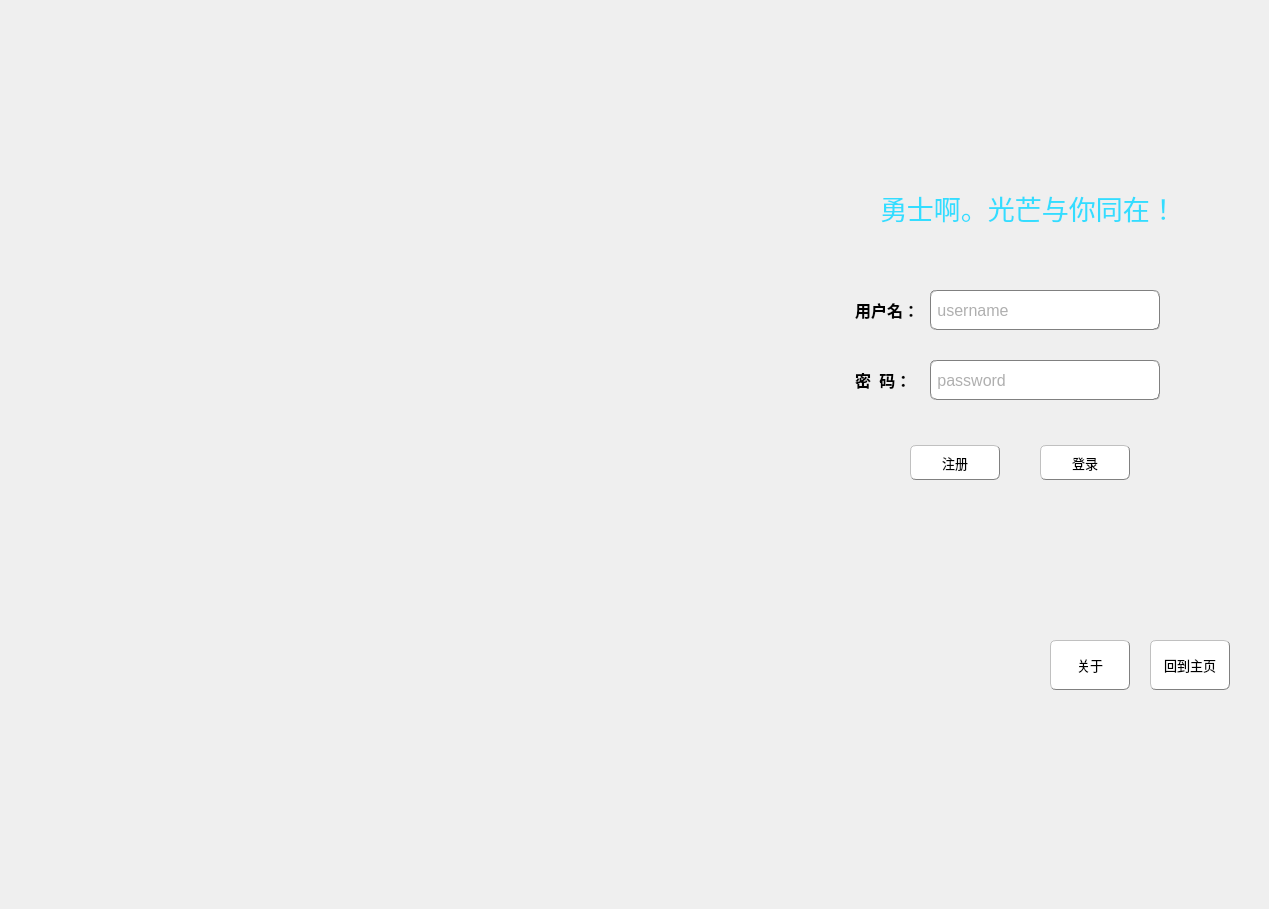
    <widget class="QWidget" name="login">
     <property name="styleSheet">
      <string notr="true">QWight {
	background-color: rgb(255, 255, 255);
}</string>
     </property>
     <widget class="QLabel" name="AL1S">
      <property name="geometry">
       <rect>
        <x>-50</x>
        <y>-10</y>
        <width>850</width>
        <height>900</height>
       </rect>
      </property>
      <property name="text">
       <string/>
      </property>
      <property name="pixmap">
       <pixmap resource="Resource.qrc">:/new/prefix1/Resource/BA_Arisu.png</pixmap>
      </property>
     </widget>
     <widget class="QFrame" name="frame">
      <property name="geometry">
       <rect>
        <x>820</x>
        <y>230</y>
        <width>400</width>
        <height>300</height>
       </rect>
      </property>
      <property name="styleSheet">
       <string notr="true">QFrame {
	border:0px;
	border-radius:6px;
	background-color: transparent;
}
QLabel {
	background-color: transparent;
}
QLineEdit{
	color: rgb(96, 96, 96);
	background-color: rgb(255, 255, 255);
	font-size:16px;
	border-style:outset;
	border-radius:6px;
	border:1px groove gray
}

QPushButton{
color: rgb(0, 0, 0);
background-color: rgb(255, 255, 255);
border:1px groove gray;
border-radius:6px;
padding:2px 4px;
border-style: outset;
}
QPushButton:hover{
	background-color: rgb(155, 222, 255);
color: black;
}
QPushButton:pressed{
	background-color: rgb(0, 128, 255);
border-style: inset;
}</string>
      </property>
      <property name="frameShape">
       <enum>QFrame::StyledPanel</enum>
      </property>
      <property name="frameShadow">
       <enum>QFrame::Raised</enum>
      </property>
      <widget class="QLineEdit" name="username">
       <property name="geometry">
        <rect>
         <x>110</x>
         <y>60</y>
         <width>230</width>
         <height>40</height>
        </rect>
       </property>
       <property name="placeholderText">
        <string> username</string>
       </property>
      </widget>
      <widget class="QLineEdit" name="password">
       <property name="geometry">
        <rect>
         <x>110</x>
         <y>130</y>
         <width>230</width>
         <height>40</height>
        </rect>
       </property>
       <property name="echoMode">
        <enum>QLineEdit::Password</enum>
       </property>
       <property name="placeholderText">
        <string> password</string>
       </property>
      </widget>
      <widget class="QPushButton" name="register_2">
       <property name="geometry">
        <rect>
         <x>90</x>
         <y>215</y>
         <width>90</width>
         <height>35</height>
        </rect>
       </property>
       <property name="font">
        <font>
         <family>黑体</family>
         <pointsize>10</pointsize>
        </font>
       </property>
       <property name="text">
        <string>注册</string>
       </property>
      </widget>
      <widget class="QPushButton" name="login_2">
       <property name="geometry">
        <rect>
         <x>220</x>
         <y>215</y>
         <width>90</width>
         <height>35</height>
        </rect>
       </property>
       <property name="font">
        <font>
         <family>黑体</family>
         <pointsize>10</pointsize>
        </font>
       </property>
       <property name="text">
        <string>登录</string>
       </property>
      </widget>
      <widget class="QLabel" name="label_1">
       <property name="geometry">
        <rect>
         <x>35</x>
         <y>70</y>
         <width>90</width>
         <height>20</height>
        </rect>
       </property>
       <property name="font">
        <font>
         <family>黑体</family>
         <pointsize>12</pointsize>
         <bold>true</bold>
        </font>
       </property>
       <property name="text">
        <string>用户名：</string>
       </property>
      </widget>
      <widget class="QLabel" name="label_2">
       <property name="geometry">
        <rect>
         <x>35</x>
         <y>140</y>
         <width>90</width>
         <height>20</height>
        </rect>
       </property>
       <property name="font">
        <font>
         <family>黑体</family>
         <pointsize>12</pointsize>
         <bold>true</bold>
        </font>
       </property>
       <property name="text">
        <string>密  码：</string>
       </property>
      </widget>
     </widget>
     <widget class="QLabel" name="label">
      <property name="geometry">
       <rect>
        <x>880</x>
        <y>190</y>
        <width>380</width>
        <height>35</height>
       </rect>
      </property>
      <property name="font">
       <font>
        <family>小赖字体 SC</family>
        <pointsize>20</pointsize>
        <bold>false</bold>
       </font>
      </property>
      <property name="styleSheet">
       <string notr="true">color: rgb(51, 221, 255);</string>
      </property>
      <property name="text">
       <string>勇士啊。光芒与你同在！</string>
      </property>
     </widget>
     <widget class="QPushButton" name="page2_to_page1">
      <property name="geometry">
       <rect>
        <x>1150</x>
        <y>640</y>
        <width>80</width>
        <height>50</height>
       </rect>
      </property>
      <property name="font">
       <font>
        <family>俐方体11号</family>
        <pointsize>10</pointsize>
        <bold>false</bold>
       </font>
      </property>
      <property name="styleSheet">
       <string notr="true">QPushButton{
color: rgb(0, 0, 0);
background-color: rgb(255, 255, 255);
border:1px groove gray;
border-radius:6px;
padding:2px 4px;
border-style: outset;
}
QPushButton:hover{
	background-color: rgb(155, 222, 255);
color: black;
}
QPushButton:pressed{
	background-color: rgb(0, 128, 255);
border-style: inset;
}</string>
      </property>
      <property name="text">
       <string>回到主页</string>
      </property>
     </widget>
     <widget class="QPushButton" name="page2_to_page4">
      <property name="geometry">
       <rect>
        <x>1050</x>
        <y>640</y>
        <width>80</width>
        <height>50</height>
       </rect>
      </property>
      <property name="font">
       <font>
        <family>俐方体11号</family>
        <pointsize>10</pointsize>
       </font>
      </property>
      <property name="styleSheet">
       <string notr="true">QPushButton{
color: rgb(0, 0, 0);
background-color: rgb(255, 255, 255);
border:1px groove gray;
border-radius:6px;
padding:2px 4px;
border-style: outset;
}
QPushButton:hover{
	background-color: rgb(155, 222, 255);
color: black;
}
QPushButton:pressed{
	background-color: rgb(0, 128, 255);
border-style: inset;
}</string>
      </property>
      <property name="text">
       <string>关于</string>
      </property>
     </widget>
    </widget>
